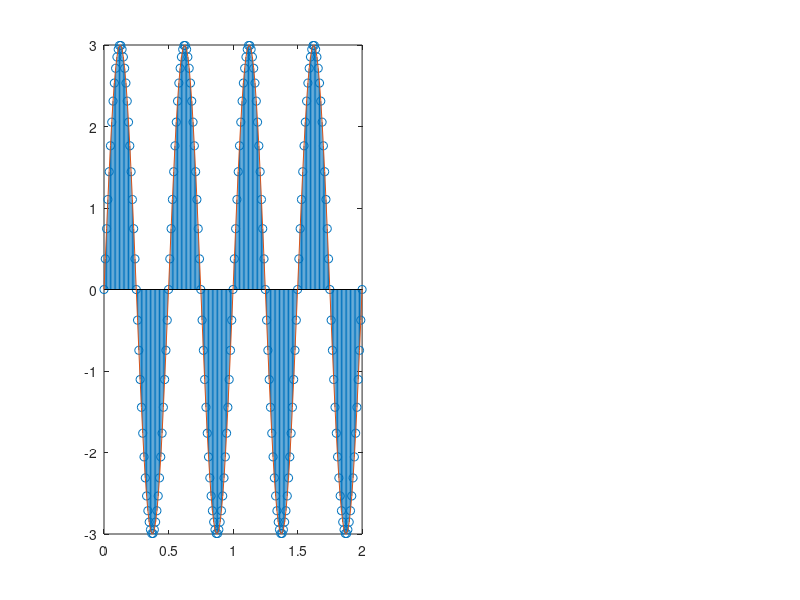

MATLAB code to generate this figure: (Note: this script raises an error after producing the figure.)
%©ALRAAAFI (ID-22111128:JSTUCSE4th)
clc;
clear all;
close all;


fs = 100; %sample frequency or sampling rate
T = 1/fs;
F = 2; %frequency
duration = 2; %sec
t = 0:T:duration;
A = 3; %amplitute
y = A*sin(2*pi*F*t); %signal


subplot(1,2,1);
stem(t,y);
hold on;
plot(t,y);
title("GRAPH of A*sin(2*pi*f*t)", '12');
xlabel('TIME');
ylabel('AMPITUTE');
grid on;


%sample position
n = t./T; %sample point each
subplot(1,2,2);
stem(n,y);
hold on;
plot(n,y);
title("GRAPH of A*sin(2*pi*f*t)", '12');
xlabel('Sample point');
ylabel('AMPITUTE');
grid on;

